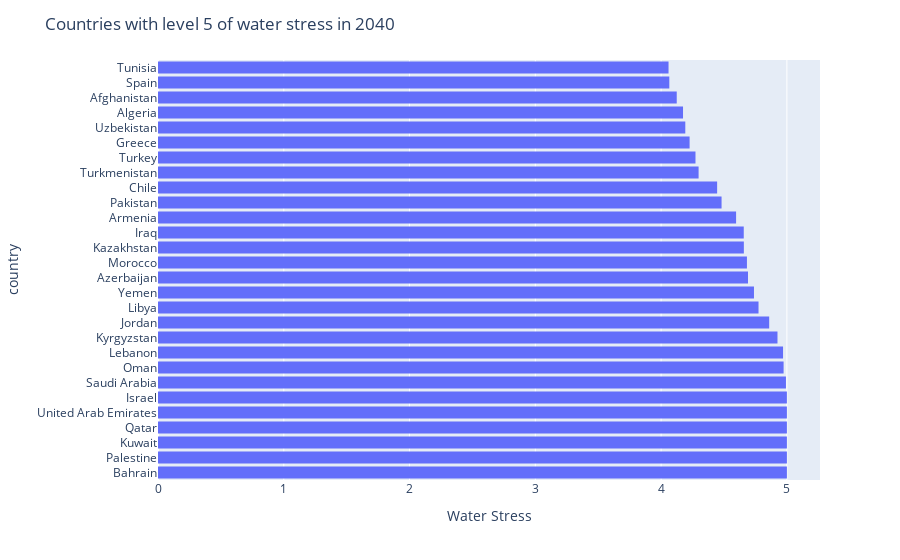

This figure's notebook cell:
### Code cell
# 28 Countries with in the level 5 of water stress in 2040
top_ws_2040 = data.sort_values('Year_2040',ascending=False).head(28)

# Plot
fig = px.histogram(top_ws_2040, y="country", x='Year_2040')
fig.update_xaxes(title_text='Water Stress')
fig.update_yaxes(title_text='country')
fig.update_layout(title_text='Countries with level 5 of water stress in 2040')
pio.write_html(fig, file='Water_stress_top20_2040.html', auto_open=True)
fig.show()

### Figure 1 — Plotly figure (JSON) as saved in the notebook; plotly's stock layout.template omitted (floating-point values rounded to 4 significant figures)
{"data": [{"alignmentgroup": "True", "bingroup": "y", "histfunc": "sum", "hovertemplate": "sum of Year_2040=%{x}<br>country=%{y}<extra></extra>", "legendgroup": "", "marker": {"color": "#636efa", "pattern": {"shape": ""}}, "name": "", "offsetgroup": "", "orientation": "h", "showlegend": false, "type": "histogram", "x": [5, 5, 5, 5, 5, 5.0, 4.992, 4.974, 4.969, 4.925, 4.859, 4.774, 4.738, 4.691, 4.682, 4.658, 4.657, 4.596, 4.481, 4.445, 4.298, 4.273, 4.226, 4.192, 4.174, 4.124, 4.065, 4.059], "xaxis": "x", "y": ["Bahrain", "Palestine", "Kuwait", "Qatar", "United Arab Emirates", "Israel", "Saudi Arabia", "Oman", "Lebanon", "Kyrgyzstan", "Jordan", "Libya", "Yemen", "Azerbaijan", "Morocco", "Kazakhstan", "Iraq", "Armenia", "Pakistan", "Chile", "Turkmenistan", "Turkey", "Greece", "Uzbekistan", "Algeria", "Afghanistan", "Spain", "Tunisia"], "yaxis": "y"}], "layout": {"barmode": "relative", "legend": {"tracegroupgap": 0}, "margin": {"t": 60}, "title": {"text": "Countries with level 5 of water stress in 2040"}, "xaxis": {"anchor": "y", "domain": [0, 1], "title": {"text": "Water Stress"}}, "yaxis": {"anchor": "x", "domain": [0, 1], "title": {"text": "country"}}}}
